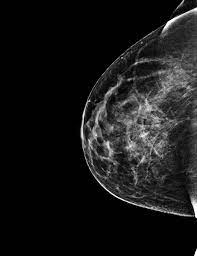
#> input picture 2. Tranformasi Negatif/mammogram2.tif, 197 x 256 px
$ python transformasiNegatif.py
#> lines starting #> are read from the running program, lines starting #| are printed output that depends on the picture
import cv2

img = cv2.imread("mammogram2.tif", 0)
#> img is the input picture: shape (256, 197); min 0, max 255, mean 24.4

img_1 =250 - img
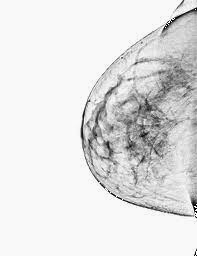
#> img_1: shape (256, 197); min 0, max 255, mean 225.8

cv2.imshow("Original Image", img)
cv2.imshow("Image Negative", img_1)

cv2.waitKey(0)
cv2.destroyAllWindows()

$ run again, with 2. Tranformasi Negatif/fraktur.tif copied over 2. Tranformasi Negatif/mammogram2.tif
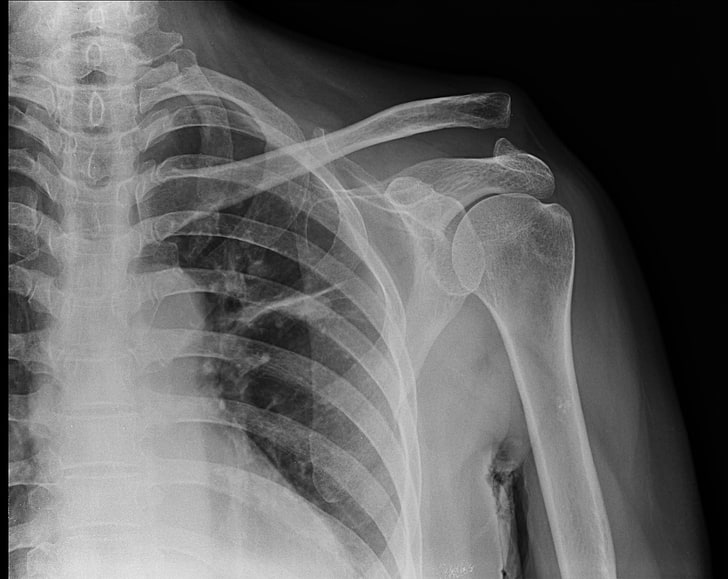
#> input picture 2. Tranformasi Negatif/fraktur.tif, 728 x 579 px
#> img is the input picture: shape (579, 728); min 0, max 247, mean 97.6
#> `img_1 =250 - img`:
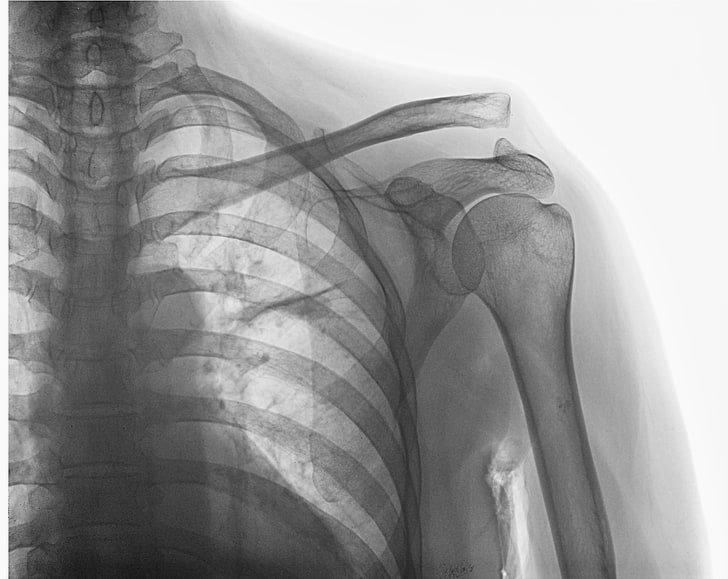
#> img_1: shape (579, 728); min 3, max 250, mean 152.4
